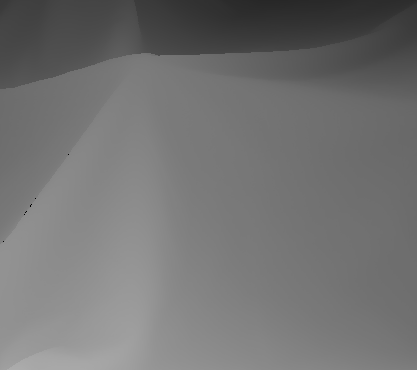
#> input picture Stereo_Images/cloth3/disp1.pgm, 417 x 370 px, found by its file name; the run also reads 1 picture not shown here
$ python mesh.py   (older library calls are emulated)
#> lines starting #> are read from the running program, lines starting #| are printed output that depends on the picture
import numpy as np
import scipy
from scipy import ndimage
from PIL import Image
from pylab import *
from plyfile import PlyData, PlyElement

#======================================
# Disparity
#======================================
def construct3D(img_disp, index, scale=4, interval=40, f=1247):
    h, w = img_disp.shape[:]
    b = interval*scale
    img_disp = img_disp/3
    px = w/2
    py = h/2

    z = np.zeros((h,w))
    coords = []
    # if disp = 0, ignor -> z = 1
    for y in range(0, h):
        for x in range(0, w):
            if img_disp[y][x] != 0:
                z[y][x] = b*f/img_disp[y][x]
            else:
                z[y][x] = -1

    for y in range(0,h):
        for x in range(0,w):
            x3d = z[y][x]*(x-px)/f + index*interval
            y3d = z[y][x]*(y-py)/f
            #coords.append([x3d, y3d, z[y][x]])
            coords.append((x3d, y3d, z[y][x]))
    return coords

def construct_and_texture(img_disp, img, index, scale=2, interval=40, f=1247):
    h, w = img_disp.shape[:]
    b = interval*scale
    img_disp = img_disp/3
    px = w/2
    py = h/2

    z = np.zeros((h,w))
    vertex = []
    # if disp = 0, ignor -> z = 1
    for y in range(0, h):
        for x in range(0, w):
            if img_disp[y][x] != 0:
                z[y][x] = b*f/img_disp[y][x]
            else:
                z[y][x] = -1

    for y in range(0,h):
        for x in range(0,w):
            x3d = z[y][x]*(x-px)/f + index*interval
            y3d = z[y][x]*(y-py)/f
            r = img[y][x][0]
            g = img[y][x][1]
            b = img[y][x][2]
            vertex.append((x3d, y3d, z[y][x], r, g, b))
    return vertex


def project_nearest(coords3d, b=80, w=417, h=370, index=3, interval=40, f=1247):
    px = w/2
    py = h/2
    offset = index * interval
    coords = []
    depthMap = np.zeros((h,w), dtype='float64')
    dispMap = np.zeros((h,w), dtype='int64')
    raw_dispMap = np.zeros((h,w),dtype='float64')
    dtype = [('x', int), ('y', int), ('depth', float), ('disp', float)]
    size = len(coords3d)
    rawData = np.zeros((size), dtype=dtype)
    i = 0
    for item in coords3d:
        x = f*(item[0]-offset)/item[2] + px
        y = f*item[1]/item[2] + py
        depth = item[2]
        if depth == -1:
            disp = 0
        else:
            disp = b*f/depth
        rawData[i] = x,y,depth,disp
        i += 1
    # nearest to the camera
    for item in rawData:
        if item[0] >= 0 and item[1] >=0 and item[0] < 417 and item[1] < 370:
            x = item[0]
            y = item[1]
            # neither b or f is 0, so that we don't have point with depth 0.
            if depthMap[y][x] != 0:
                if item[2] < depthMap[y][x]:
                    depthMap[y][x] = item[2]
                    dispMap[y][x] = item[3]
                    raw_dispMap[y][x] = item[3]
            else:
                depthMap[y][x] = item[2]
                dispMap[y][x] = item[3]
                raw_dispMap[y][x] = item[3]
    return raw_dispMap

def generate_mesh(disp_map):
    h, w = disp_map.shape[:]
    face=[]
    # up triangle.
    for y in range(0, h-1):
        for x in range(0, w-1):
            if disp_map[y][x] != 0 and disp_map[y][x+1] != 0 and disp_map[y+1][x+1] != 0:
                # up triangle
                uindex1 = y*w+x
                uindex3 = uindex1+1
                uindex2 = uindex3+w
                face.append(([uindex1, uindex2, uindex3],))
            if disp_map[y][x] != 0 and disp_map[y+1][x] != 0 and disp_map[y+1][x+1] != 0:
                # down triangle
                dindex1 = y*w+x
                dindex2 = dindex1+w
                dindex3 = dindex2+1
                face.append(([dindex1, dindex2, dindex3],))
    return face

if __name__ == '__main__':
    # load image
    img0 = np.array(Image.open('gargoyle/disp1.pgm'), dtype='int64')
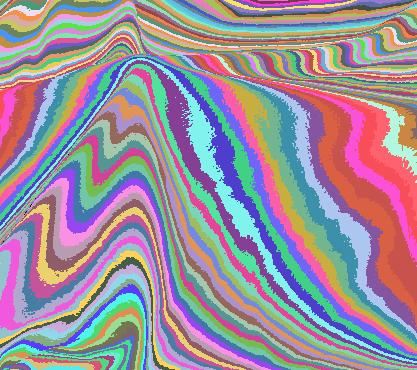
#> img0: shape (370, 417) int64; 135 distinct labels, from 0 to 172; one colour per label, 0 black
    img1 = np.array(Image.open('gargoyle/view3.png'))
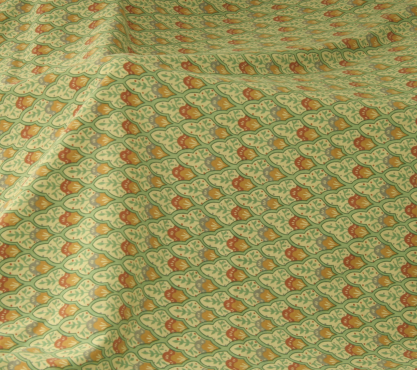
#> input picture Mesh/gargoyle/view3.png, 417 x 370 px
#> img1 is the input picture: shape (370, 417, 3); mean R, G, B 155.7, 149.6, 91.1
    img2 = np.array(Image.open('gargoyle/disp5.pgm'), dtype='int64')
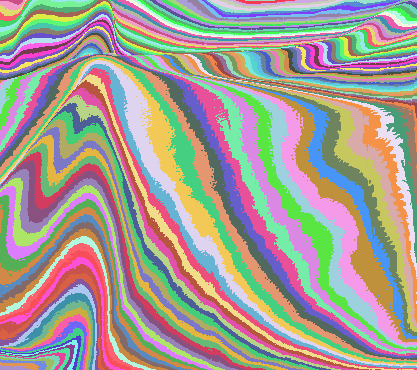
#> img2: shape (370, 417) int64; 130 distinct labels, from 39 to 168; one colour per label, 0 black

    # construct 3d coordinates
    coords3d = []
    coords3d1 = construct3D(img0, 1)
#> after the loop in construct3D, `for y in range(0, h):`:
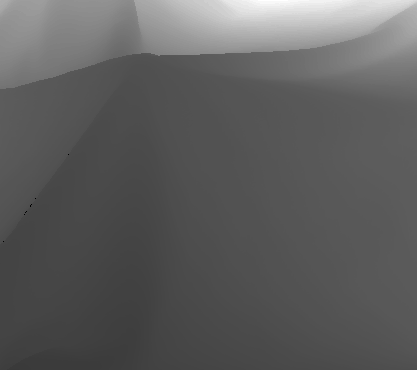
#> z: shape (370, 417) float64; min -1, max 15347.7, mean 5652.1; drawn with min black and max white
#> after the loop in construct3D, `for y in range(0,h):`: coords = 154290 items
#> coords3d1 = 154290 items
    coords3d2 = construct3D(img2, 5)
#> call 2 of construct3D, with index = 5, scale = 4, interval = 40, f = 1247
#> after the loop in construct3D (call 2), `for y in range(0, h):`:
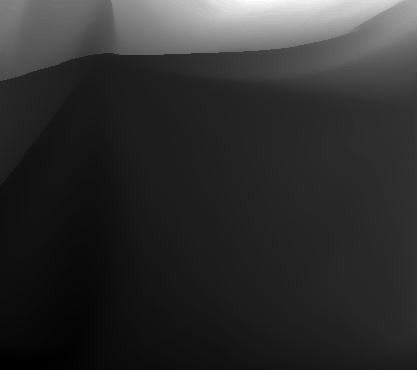
#> z: shape (370, 417) float64; min 3562.9, max 15347.7, mean 5732.1; drawn with min black and max white
#> coords3d2 = 154290 items
    coords3d = coords3d1 + coords3d2
#> coords3d = 308580 items

    # get disp map
#    depth_map = project_nearest(coords3d)
    disp_map = project_nearest(coords3d)
#> in project_nearest, `size = len(coords3d)`: size = 308580
#> the loop in project_nearest, `for item in coords3d:` made 308580 passes
#> (item, x, y, depth, disp) on passes 1 to 12: ((-1715.8, -1557.9, 10501.1), -9.5, 0, 10501.1, 9.5), ((-1677.2, -1531, 10320), -8.67, 0, 10320, 9.67), ((-1669, -1531, 10320), -7.67, 0, 10320, 9.67), ((-1660.7, -1531, 10320), -6.67, 0, 10320, 9.67), ((-1652.4, -1531, 10320), -5.67, 0, 10320, 9.67), ((-1644.1, -1531, 10320), -4.67, 0, 10320, 9.67), ((-1635.9, -1531, 10320), -3.67, 0, 10320, 9.67), ((-1627.6, -1531, 10320), -2.67, 0, 10320, 9.67), ((-1591.2, -1505.1, 10145.1), -1.83, 0, 10145.1, 9.83), ((-1583.1, -1505.1, 10145.1), -0.833, 0, 10145.1, 9.83), ((-1548, -1480, 9976), 0, 0, 9976, 10), ((-1514.1, -1455.7, 9812.5), 0.833, 0, 9812.5, 10.17)
#> (x, y, depth, disp) on passes 61 to 66: (48.67, 0, 8802.4, 11.33), (49.5, 2.84e-14, 8674.8, 11.5), (50.5, 2.84e-14, 8674.8, 11.5), (51.5, 2.84e-14, 8674.8, 11.5), (52.5, 2.84e-14, 8674.8, 11.5), (53.5, 2.84e-14, 8674.8, 11.5)
#> the loop in project_nearest, `for item in rawData:` made 308580 passes
#> x on passes 10 to 21: 0, 0, 0, 1, 2, 3, 4, 5, 6, 7, 8, 9
#> after the loop in project_nearest, `for item in rawData:`:
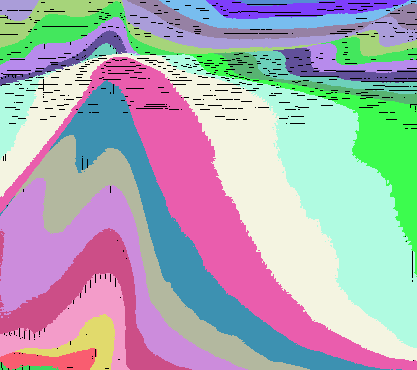
#> dispMap: shape (370, 417) int64; 24 distinct labels, from 0 to 28; one colour per label, 0 black
#> after the loop in project_nearest, `for item in rawData:`:
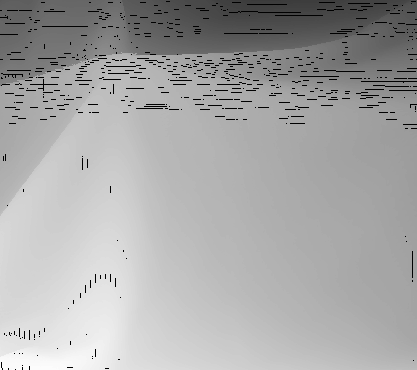
#> raw_dispMap: shape (370, 417) float64; min 0, max 28.33, mean 18.6; drawn with min black and max white
#    scipy.misc.imsave('disp3.png', disp_map)

    #connect
    raw_face = generate_mesh(disp_map)
#> raw_face = 290938 items
    raw_vertex = construct_and_texture(disp_map, img1, 3)
#> after the loop in construct_and_texture, `for y in range(0,h):`: vertex = 154290 items
#> raw_vertex = 154290 items
    vertex = np.array(raw_vertex, dtype=[('x', 'f4'),('y','f4'),('z','f4'),('red','u1'),('green','u1'),('blue','u1')])
    face = np.array(raw_face, dtype=[('vertex_indices','int32',(3,))])
#> (the run stopped early here; a loop or call above may not have finished)
